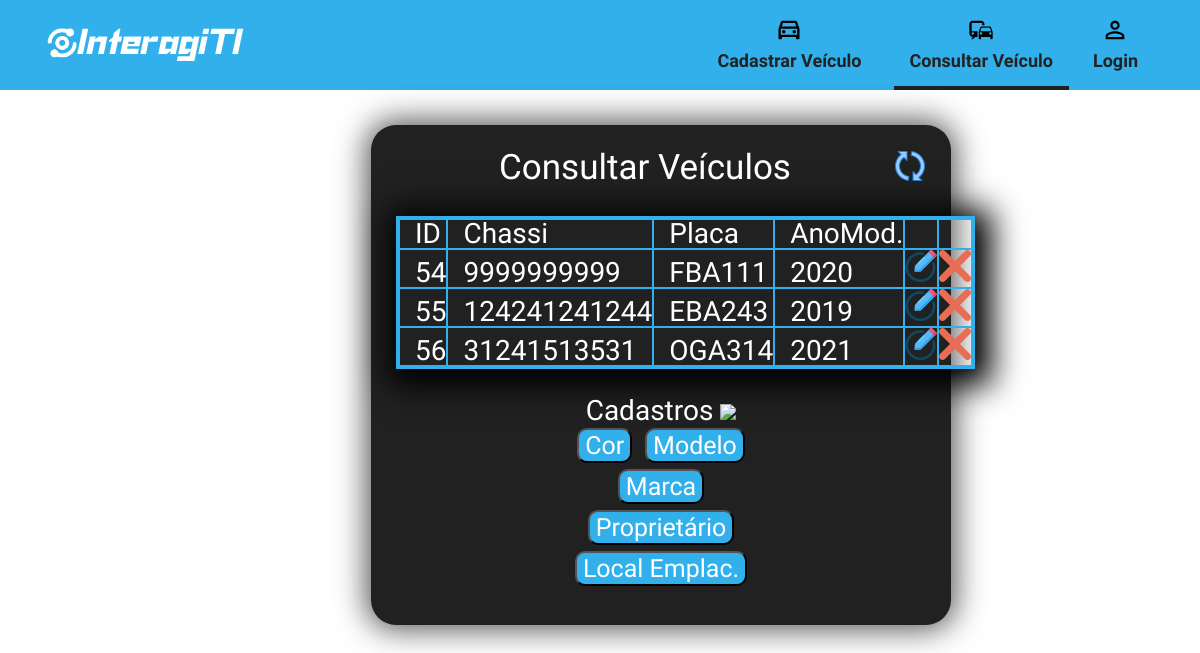
Screenshot of /consultar_veiculos.php (signed in) with the database file from the repository.
### tables this page shows
CREATE TABLE `veiculos` (
  `id` int(11) NOT NULL,
  `chassi` varchar(16) NOT NULL,
  `cor` tinyint(4) NOT NULL,
  `modelo` tinyint(4) NOT NULL,
  `marca` tinyint(4) NOT NULL,
  `proprietario` tinyint(4) NOT NULL,
  `local_emplac` tinyint(4) NOT NULL,
  `placa` varchar(7) NOT NULL,
  `ano_fab` varchar(4) NOT NULL,
  `ano_mod` varchar(4) NOT NULL,
  `renavam` int(11) NOT NULL,
  `motor` int(100) NOT NULL
);

### consultar_veiculos.php (the view, shortened to what this page needs)
<?php
include('./script/conexao.php');
?>
<!DOCTYPE html>
<html lang="pt-br">
  <head>
    <link rel="stylesheet" href="styles/reset.min.css" />
    <link rel="stylesheet" href="styles/style.css" />
  </head>
  <body>
    <header class="site-header">
      <div class="wrapper site-header__wrapper">
        <div class="site-header__start">
          <a href="cadastrar_veiculos.php"><img src="assets/logo-default.png" alt="logo"></a>
        </div>
        <div class="site-header__end">
          <nav class="nav">
            <ul class="nav__wrapper">
              <li class="nav__item disabled">
                <a href="cadastrar_veiculos.php">
                  <span>Cadastrar Veículo</span>
                </a>
              </li>
              <li class="nav__item">
              <li class="nav__item active">
                <a href="consultar_veiculos.php">
                  <span>Consultar Veículo</span>
                </a>
              </li>
              <li class="nav__item">
                <a href="login.php">
                  <span>Login</span>
                </a>
              </li>
            </ul>
          </nav>
        </div>
      </div>
    </header>
    <div class="container">
      <h1>Consultar Veículos <img src="assets/atualizar.png" style="float: right; cursor: pointer;" onclick="window.location.reload()"></h1>
      <br>
      <div class="content">
        <div class="table">
      <?php
        echo "<table width='40%' border='1'>";
        echo "<tr width='50%'>";
        echo "<th width='50%'>ID</th>";
        echo "<th width='50%'>Chassi</th>";
        echo "<th width='50%'>Placa</th>";
        echo "<th width='50%'>AnoMod.</th>";
        echo "<th></th>";
        echo "</tr>";
        $sql = "SELECT * FROM veiculos";
        $resultado = mysqli_query($conn, $sql) or die ("erro");
        while ($registro = mysqli_fetch_array($resultado)){
          $id = $registro['id'];
          $chassi = $registro['chassi'];
          $placa = $registro['placa'];
          $ano_mod = $registro['ano_mod'];
          echo "<tr>";
          echo "<td>".$id."</td>";
          echo "<td>".$chassi."</td>";
          echo "<td>".$placa."</td>";
          echo "<td>".$ano_mod."</td>";
          echo "<td><a href='editar_veiculos.php?id=$registro[id]'><img src='assets/editar.png' style='float: left; cursor: pointer;'> <a href='editar_veiculos.php?id=$registro[id]'></a></td>";
          echo "<td><a href='deletar_veiculos.php?id=$registro[id]' onclick='excluir_veiculo()'><img src='assets/excluir.png' style='float: left; cursor: pointer;'></td>";
          echo "</tr>";
        }
        echo "</table>";
      ?>
      <br>
      <div class="cadastros">
        <h2>Cadastros <img src="./assets//novo.png"></h2>
          <a href="./cadastros/cadastrar_cor.php"><button>Cor</button></a>
          <a href="./cadastros/cadastrar_modelo.php"><button>Modelo</button></a>
          <a href="./cadastros/cadastrar_marca.php"><button>Marca</button></a>
          <a href="./cadastros/cadastrar_proprietario.php"><button>Proprietário</button></a><br>
          <a href="./cadastros/cadastrar_local_emplac.php"><button>Local Emplac.</button></a><br>
      </div>
        </div>
      </div>
    </div>
  </body>
</html>

### styles/style.css (style rules this page uses)
* { -webkit-font-smoothing: antialiased; }
.site-header { position: relative; background-color: #32B0EB; }
.site-header__start { display: flex; align-items: center; }
.site-header__end { display: flex; align-items: center; }
.site-header__wrapper { display: flex; justify-content: space-between; align-items: center; padding-top: 1rem; padding-bottom: 1rem; }
@media (min-width: 800px) { .site-header__wrapper { padding-top: 0; padding-bottom: 0; } }
@media (min-width: 800px) { .nav__wrapper { display: flex; } }
.nav__item:not(:last-child) { margin-right: 0.5rem; }
.nav__item a { display: block; padding: 1rem; border-left: 4px solid transparent; }
@media (min-width: 800px) { .nav__item a { text-align: center; border-left: 0; border-bottom: 4px solid transparent; } }
.nav__item svg { display: inline-block; vertical-align: middle; width: 28px; height: 28px; margin-right: 1rem; }
@media (min-width: 800px) { .nav__item svg { display: block; margin: 0 auto 0.5rem; } }
.nav__item.active a { border-left-color: #222; }
@media (min-width: 800px) { .nav__item.active a { border-bottom-color: #212121; } }
.wrapper { max-width: 1140px; padding-left: 1rem; padding-right: 1rem; margin-left: auto; margin-right: auto; }
*, *:before, *:after { box-sizing: border-box; }
a { text-decoration: none; color: #222; }
html { -webkit-font-smoothing: antialiased; -moz-osx-font-smoothing: grayscale; }
body { font-family: 'Work Sans', sans-serif; }
.container { border-radius: 25px; max-width: 768px; margin: 35px; width: 550px; height: 1300px; top: 50%; left: 28%; flex-direction: row; position: relative; background-color: #212121; padding: 25px; -webkit-box-shadow: 0px 0px 30px 5px rgba(33,33,33,0.75); box-shadow: 0px 0px 30px 5px rgba(33,33,33,0.75); }
h1 { color: #fff; font-size: 35px; margin-bottom: 15px; text-align: center; flex: 1; justify-content: center; padding: 0%; }
span { font-weight: bolder; }
* { font-family: 'Work Sans', sans-serif; }

### consultar_veiculos.php (style rules this page uses)
span { font-weight: 900; font-size: large; }
.container { height: 500px; width: 580px; }
.content { font-size: 28px; padding-left: 0%; padding-left: 0%; padding-bottom: 10%; margin-left: 15 0px; justify-content: center; color: white; }
table { border: 4px solid #32B0EB; text-align: center; box-shadow: 5px 5px 30px 12px #000000; }
th { text-indent: 15px; border: 2px solid #32B0EB; text-align: left; justify-content: left; }
td { text-indent: 15px; border: 2px solid #32B0EB; text-align: left; }
.cadastros { margin-left: 30%; margin-right: 30%; justify-content: center; text-align: center; }
button { background-color: #32B0EB; color: white; cursor: pointer; font-size: 25px; border-radius: 10px; margin: 3px 3px 3px; }

### rows the page displays
veiculos: id "54", chassi "9999999999", placa "FBA111", ano_mod "2020"
veiculos: id "55", chassi "124241241244", placa "EBA243", ano_mod "2019"
veiculos: id "56", chassi "31241513531", placa "OGA314", ano_mod "2021"
